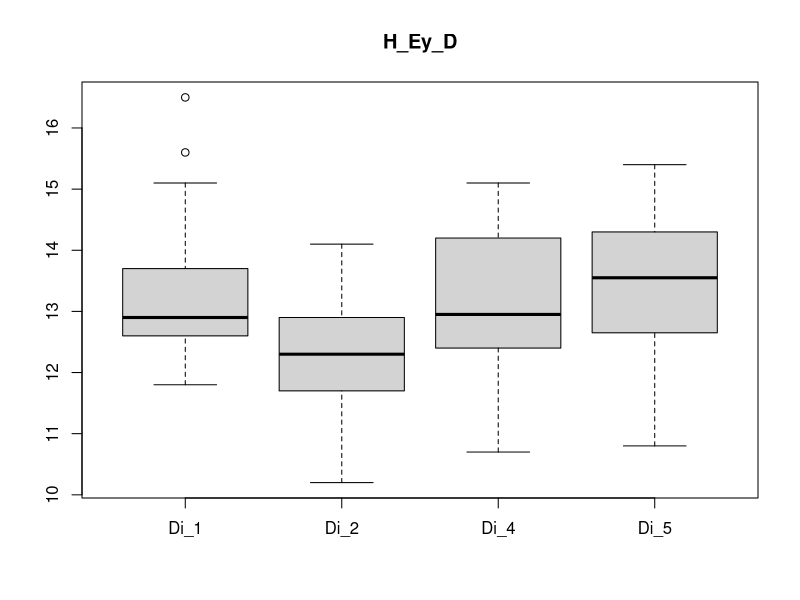

The R script that drew this image:
Di_1 <- c(14.8,12.6,13.4,14.8,13.1,13.0,12.9,12.9,13.7,11.9,12.1,14.4,13.2,14.1,11.8,13.3,12.7,12.8,13.8,13.1,12.9,12.6,13.0,12.4,12.8,12.7,16.5,11.9,12.2,12.6,14.2,12.8,12.3,13.3,12.8,12.6,12.5,12.9,12.9,12.5,12.8,14.0,13.4,12.7,15.1,14.3,12.8,13.8,12.0,15.6)
Di_2 <- c(10.5,11.7,13.4,11.5,11.6,10.2,11.9,13.2,11.4,11.8,12.4,11.7,12.4,11.7,13.1,12.7,12.7,13.6,13.0,11.7,11.8,12.7,12.9,12.3,12.1,11.3,12.6,11.9,12.3,12.9,13.7,11.7,10.9,12.5,11.2,13.0,13.3,10.9,12.0,11.7,12.9,12.8,12.6,12.4,10.5,13.2,13.6,12.0,14.1,11.6,12.9)
Di_4 <- c(13.5,12.3,13.0,14.9,14.5,14.0,14.3,13.3,12.7,14.2,11.8,12.4,12.6,13.2,12.9,10.7,12.7,12.9,12.7,12.9,12.9,14.4,12.9,14.7,12.6,13.2,12.6,12.2,11.8,11.8,14.7,13.5,15.1,13.9,14.2,12.4,14.2,14.0,12.3,12.4,13.7,12.2,14.1,12.2,14.9,13.4,12.6,13.1,12.4,14.6,14.4,12.3,14.3,12.8)
Di_5 <- c(14.0,15.2,14.6,12.6,13.1,13.1,13.7,14.4,13.8,10.8,12.5,13.4,15.4,14.1,15.0,13.1,14.2,12.4,12.7,12.0)
svg(filename = 'morpho_data/boxplotH_Ey_D.svg')
boxplot(Di_1, Di_2, Di_4, Di_5, names = c('Di_1', 'Di_2', 'Di_4', 'Di_5'), main = 'H_Ey_D')
dev.off()
